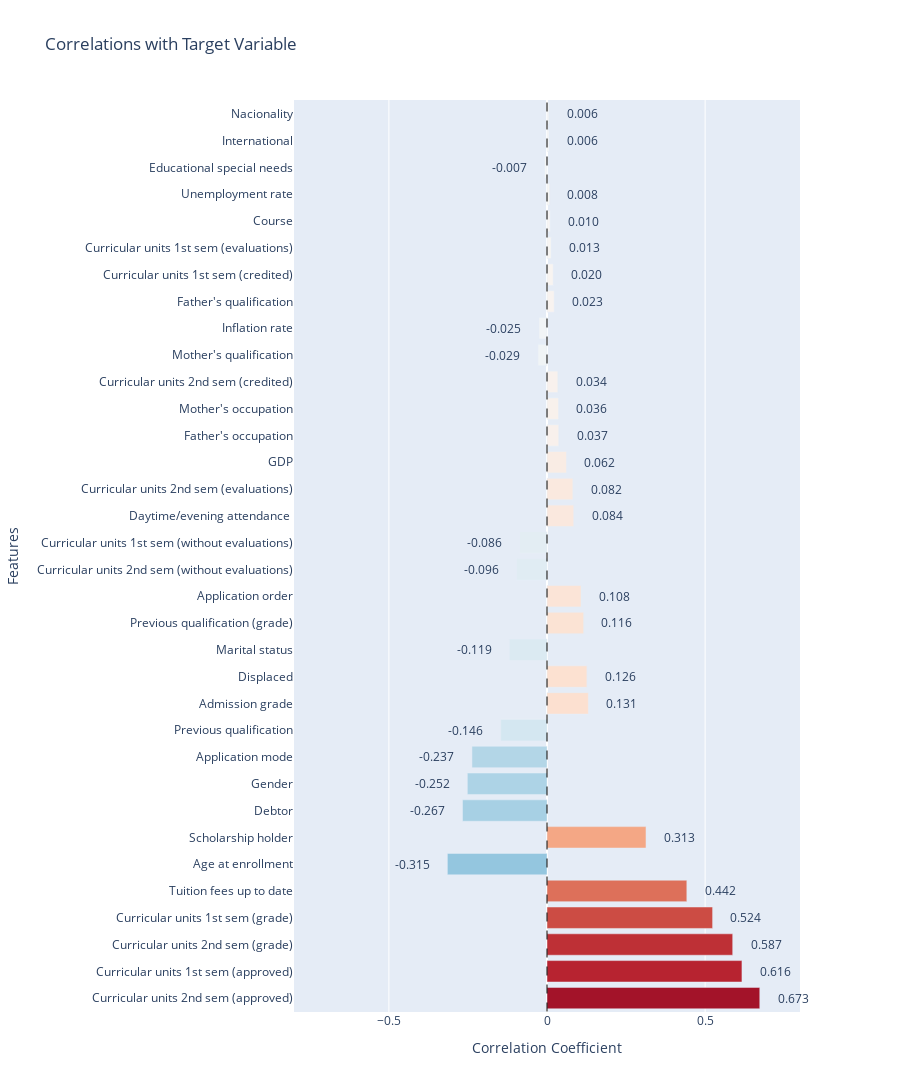

The cell this chart's notebook holds for it:
### Code cell
# Extract Target correlations and create a horizontal bar chart
spearman_corr = df.corr(method='spearman')
target_correlations = spearman_corr.loc['Target'].sort_values(key=abs, ascending=False)
# Remove self-correlation (always 1.0)
target_correlations = target_correlations[target_correlations.index != 'Target']

# Create a horizontal bar chart
fig = go.Figure()
fig.add_trace(go.Bar(
    y=target_correlations.index,
    x=target_correlations.values,
    orientation='h',
    marker=dict(
        color=target_correlations.values,
        colorscale='RdBu_r',  # Red for negative, Blue for positive
        cmin=-0.8,
        cmax=0.8
    )
))

# Add value annotations
for i, value in enumerate(target_correlations.values):
    fig.add_annotation(
        x=value + (0.05 if value > 0 else -0.05),
        y=target_correlations.index[i],
        text=f"{value:.3f}",
        showarrow=False,
        font=dict(size=12),
        xanchor='left' if value > 0 else 'right'
    )

# Update layout
fig.update_layout(
    title="Correlations with Target Variable",
    xaxis_title="Correlation Coefficient",
    yaxis_title="Features",
    width=900,
    height=1200,
    margin=dict(l=200, r=100),  # Increase left margin for feature names
    xaxis=dict(range=[-0.8, 0.8])  # Set x-axis range
)

# Add a vertical line at x=0
fig.add_shape(
    type="line",
    x0=0, y0=-0.5,
    x1=0, y1=len(target_correlations)-0.5,
    line=dict(color="black", width=1, dash="dash")
)

fig.show()

### Figure 1 — Plotly figure (JSON) as saved in the notebook; plotly's stock layout.template omitted (floating-point values rounded to 4 significant figures)
{"data": [{"marker": {"cmax": 0.8, "cmin": -0.8, "color": [0.6728, 0.6165, 0.5872, 0.5237, 0.4421, -0.3151, 0.313, -0.2672, -0.252, -0.2372, -0.146, 0.1308, 0.1261, -0.1192, 0.1158, 0.1076, -0.09572, -0.08624, 0.0845, 0.08164, 0.06177, 0.03721, 0.03621, 0.0343, -0.02861, -0.02527, 0.02268, 0.01952, 0.01301, 0.009976, 0.008429, -0.007254, 0.006181, 0.00583], "colorscale": [[0, "rgb(5,48,97)"], [0.1, "rgb(33,102,172)"], [0.2, "rgb(67,147,195)"], [0.3, "rgb(146,197,222)"], [0.4, "rgb(209,229,240)"], [0.5, "rgb(247,247,247)"], [0.6, "rgb(253,219,199)"], [0.7, "rgb(244,165,130)"], [0.8, "rgb(214,96,77)"], [0.9, "rgb(178,24,43)"], [1, "rgb(103,0,31)"]]}, "orientation": "h", "type": "bar", "x": [0.6728, 0.6165, 0.5872, 0.5237, 0.4421, -0.3151, 0.313, -0.2672, -0.252, -0.2372, -0.146, 0.1308, 0.1261, -0.1192, 0.1158, 0.1076, -0.09572, -0.08624, 0.0845, 0.08164, 0.06177, 0.03721, 0.03621, 0.0343, -0.02861, -0.02527, 0.02268, 0.01952, 0.01301, 0.009976, 0.008429, -0.007254, 0.006181, 0.00583], "y": ["Curricular units 2nd sem (approved)", "Curricular units 1st sem (approved)", "Curricular units 2nd sem (grade)", "Curricular units 1st sem (grade)", "Tuition fees up to date", "Age at enrollment", "Scholarship holder", "Debtor", "Gender", "Application mode", "Previous qualification", "Admission grade", "Displaced", "Marital status", "Previous qualification (grade)", "Application order", "Curricular units 2nd sem (without evaluations)", "Curricular units 1st sem (without evaluations)", "Daytime/evening attendance\t", "Curricular units 2nd sem (evaluations)", "GDP", "Father's occupation", "Mother's occupation", "Curricular units 2nd sem (credited)", "Mother's qualification", "Inflation rate", "Father's qualification", "Curricular units 1st sem (credited)", "Curricular units 1st sem (evaluations)", "Course", "Unemployment rate", "Educational special needs", "International", "Nacionality"]}], "layout": {"annotations": [{"font": {"size": 12}, "showarrow": false, "text": "0.673", "x": 0.7228, "xanchor": "left", "y": "Curricular units 2nd sem (approved)"}, {"font": {"size": 12}, "showarrow": false, "text": "0.616", "x": 0.6665, "xanchor": "left", "y": "Curricular units 1st sem (approved)"}, {"font": {"size": 12}, "showarrow": false, "text": "0.587", "x": 0.6372, "xanchor": "left", "y": "Curricular units 2nd sem (grade)"}, {"font": {"size": 12}, "showarrow": false, "text": "0.524", "x": 0.5737, "xanchor": "left", "y": "Curricular units 1st sem (grade)"}, {"font": {"size": 12}, "showarrow": false, "text": "0.442", "x": 0.4921, "xanchor": "left", "y": "Tuition fees up to date"}, {"font": {"size": 12}, "showarrow": false, "text": "-0.315", "x": -0.3651, "xanchor": "right", "y": "Age at enrollment"}, {"font": {"size": 12}, "showarrow": false, "text": "0.313", "x": 0.363, "xanchor": "left", "y": "Scholarship holder"}, {"font": {"size": 12}, "showarrow": false, "text": "-0.267", "x": -0.3172, "xanchor": "right", "y": "Debtor"}, {"font": {"size": 12}, "showarrow": false, "text": "-0.252", "x": -0.302, "xanchor": "right", "y": "Gender"}, {"font": {"size": 12}, "showarrow": false, "text": "-0.237", "x": -0.2872, "xanchor": "right", "y": "Application mode"}, {"font": {"size": 12}, "showarrow": false, "text": "-0.146", "x": -0.196, "xanchor": "right", "y": "Previous qualification"}, {"font": {"size": 12}, "showarrow": false, "text": "0.131", "x": 0.1808, "xanchor": "left", "y": "Admission grade"}, {"font": {"size": 12}, "showarrow": false, "text": "0.126", "x": 0.1761, "xanchor": "left", "y": "Displaced"}, {"font": {"size": 12}, "showarrow": false, "text": "-0.119", "x": -0.1692, "xanchor": "right", "y": "Marital status"}, {"font": {"size": 12}, "showarrow": false, "text": "0.116", "x": 0.1658, "xanchor": "left", "y": "Previous qualification (grade)"}, {"font": {"size": 12}, "showarrow": false, "text": "0.108", "x": 0.1576, "xanchor": "left", "y": "Application order"}, {"font": {"size": 12}, "showarrow": false, "text": "-0.096", "x": -0.1457, "xanchor": "right", "y": "Curricular units 2nd sem (without evaluations)"}, {"font": {"size": 12}, "showarrow": false, "text": "-0.086", "x": -0.1362, "xanchor": "right", "y": "Curricular units 1st sem (without evaluations)"}, {"font": {"size": 12}, "showarrow": false, "text": "0.084", "x": 0.1345, "xanchor": "left", "y": "Daytime/evening attendance\t"}, {"font": {"size": 12}, "showarrow": false, "text": "0.082", "x": 0.1316, "xanchor": "left", "y": "Curricular units 2nd sem (evaluations)"}, {"font": {"size": 12}, "showarrow": false, "text": "0.062", "x": 0.1118, "xanchor": "left", "y": "GDP"}, {"font": {"size": 12}, "showarrow": false, "text": "0.037", "x": 0.08721, "xanchor": "left", "y": "Father's occupation"}, {"font": {"size": 12}, "showarrow": false, "text": "0.036", "x": 0.08621, "xanchor": "left", "y": "Mother's occupation"}, {"font": {"size": 12}, "showarrow": false, "text": "0.034", "x": 0.0843, "xanchor": "left", "y": "Curricular units 2nd sem (credited)"}, {"font": {"size": 12}, "showarrow": false, "text": "-0.029", "x": -0.07861, "xanchor": "right", "y": "Mother's qualification"}, {"font": {"size": 12}, "showarrow": false, "text": "-0.025", "x": -0.07527, "xanchor": "right", "y": "Inflation rate"}, {"font": {"size": 12}, "showarrow": false, "text": "0.023", "x": 0.07268, "xanchor": "left", "y": "Father's qualification"}, {"font": {"size": 12}, "showarrow": false, "text": "0.020", "x": 0.06952, "xanchor": "left", "y": "Curricular units 1st sem (credited)"}, {"font": {"size": 12}, "showarrow": false, "text": "0.013", "x": 0.06301, "xanchor": "left", "y": "Curricular units 1st sem (evaluations)"}, {"font": {"size": 12}, "showarrow": false, "text": "0.010", "x": 0.05998, "xanchor": "left", "y": "Course"}, {"font": {"size": 12}, "showarrow": false, "text": "0.008", "x": 0.05843, "xanchor": "left", "y": "Unemployment rate"}, {"font": {"size": 12}, "showarrow": false, "text": "-0.007", "x": -0.05725, "xanchor": "right", "y": "Educational special needs"}, {"font": {"size": 12}, "showarrow": false, "text": "0.006", "x": 0.05618, "xanchor": "left", "y": "International"}, {"font": {"size": 12}, "showarrow": false, "text": "0.006", "x": 0.05583, "xanchor": "left", "y": "Nacionality"}], "height": 1200, "margin": {"l": 200, "r": 100}, "shapes": [{"line": {"color": "black", "dash": "dash", "width": 1}, "type": "line", "x0": 0, "x1": 0, "y0": -0.5, "y1": 33.5}], "title": {"text": "Correlations with Target Variable"}, "width": 900, "xaxis": {"range": [-0.8, 0.8], "title": {"text": "Correlation Coefficient"}}, "yaxis": {"title": {"text": "Features"}}}}
